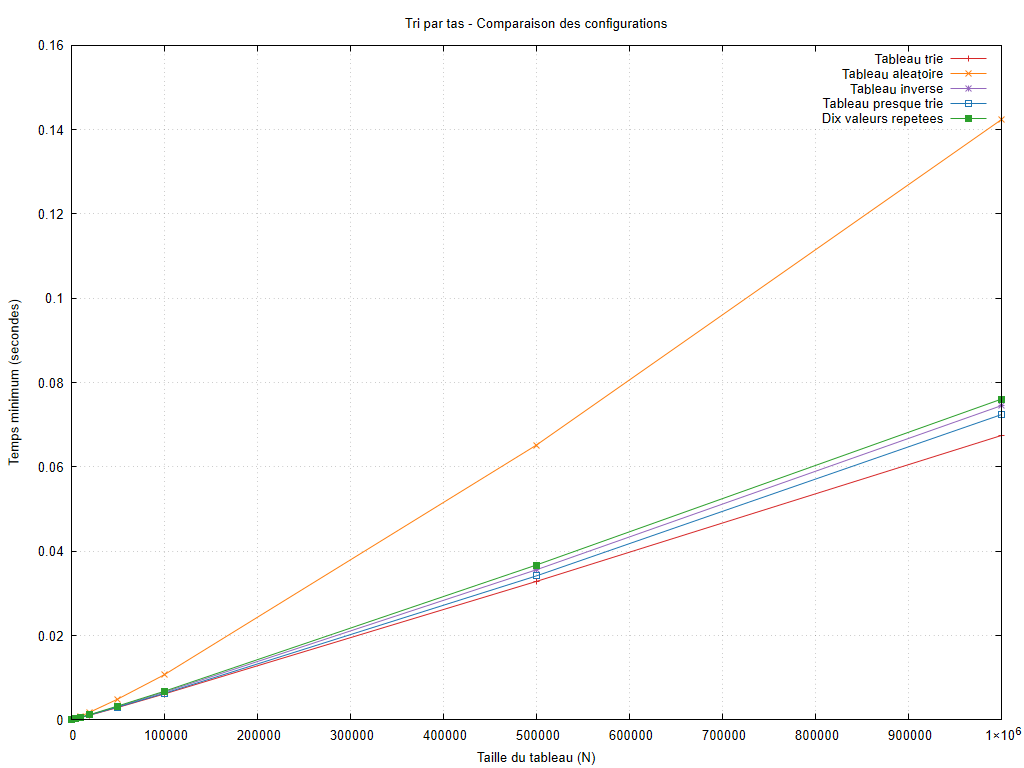

The script that saved this image:
set encoding utf8
set terminal pngcairo size 1024,768 font 'Arial,10'
set output 'graphiques/20261011_212626/cases/heap_sort_cases.png'
set datafile missing 'non_mesure'
set title 'Tri par tas - Comparaison des configurations'
set xlabel 'Taille du tableau (N)'
set ylabel 'Temps minimum (secondes)'
set grid
set yrange [0:*]
plot 'resultats/20261011_212626/cases/heap_sort_cases.dat' using 1:2 title 'Tableau trie' with linespoints lc rgb '#d62728', 'resultats/20261011_212626/cases/heap_sort_cases.dat' using 1:3 title 'Tableau aleatoire' with linespoints lc rgb '#ff7f0e', 'resultats/20261011_212626/cases/heap_sort_cases.dat' using 1:4 title 'Tableau inverse' with linespoints lc rgb '#9467bd', 'resultats/20261011_212626/cases/heap_sort_cases.dat' using 1:5 title 'Tableau presque trie' with linespoints lc rgb '#1f77b4', 'resultats/20261011_212626/cases/heap_sort_cases.dat' using 1:6 title 'Dix valeurs repetees' with linespoints lc rgb '#2ca02c'
unset output
